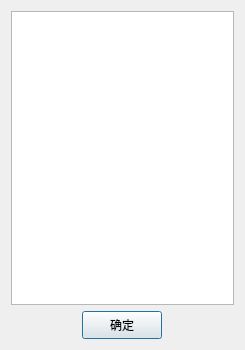
<?xml version="1.0" encoding="UTF-8"?>
<ui version="4.0">
 <class>DialogFieldPickup</class>
 <widget class="QDialog" name="DialogFieldPickup">
  <property name="geometry">
   <rect>
    <x>0</x>
    <y>0</y>
    <width>245</width>
    <height>350</height>
   </rect>
  </property>
  <property name="windowTitle">
   <string>字段选择</string>
  </property>
  <layout class="QVBoxLayout" name="verticalLayout">
   <item>
    <widget class="QTableView" name="tableView">
     <property name="selectionMode">
      <enum>QAbstractItemView::SelectionMode::SingleSelection</enum>
     </property>
     <property name="selectionBehavior">
      <enum>QAbstractItemView::SelectionBehavior::SelectRows</enum>
     </property>
    </widget>
   </item>
   <item alignment="Qt::AlignmentFlag::AlignHCenter">
    <widget class="QPushButton" name="pushButtonOK">
     <property name="minimumSize">
      <size>
       <width>60</width>
       <height>28</height>
      </size>
     </property>
     <property name="text">
      <string>确定</string>
     </property>
    </widget>
   </item>
  </layout>
 </widget>
 <resources/>
 <connections/>
</ui>
